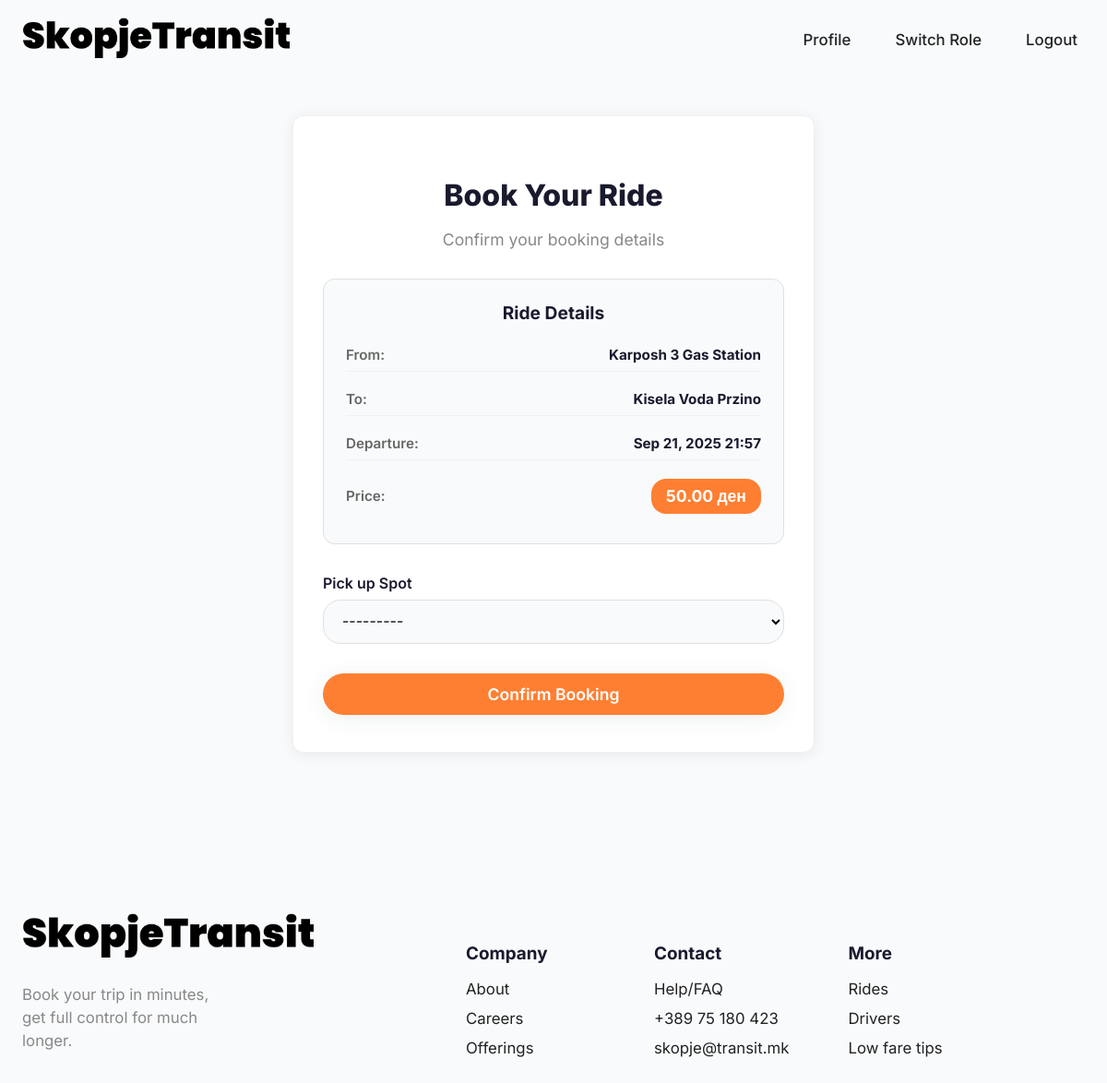
Screenshot of /rides/12/book/ (signed in) with the database file from the repository.
### rides/models.py (models this page shows, shortened)
class Ride(models.Model):
    STATUS_CHOICES = [
        ('pending', 'Pending'),
        ('confirmed', 'Confirmed'),
        ('ongoing', 'Ongoing'),
        ('completed', 'Completed'),
        ('cancelled', 'Cancelled'),
    ]
    driver = models.ForeignKey(settings.AUTH_USER_MODEL, on_delete=models.CASCADE, related_name='driven_rides')
    start_location = models.CharField(max_length=100)
    end_location = models.CharField(max_length=100)
    stops = models.ManyToManyField('Stop')
    seat_price = models.DecimalField(max_digits=6, decimal_places=2)
    available_seats = models.PositiveIntegerField()
    departure_time = models.DateTimeField()
    created_at = models.DateTimeField(auto_now_add=True)
    status = models.CharField(max_length=20, choices=STATUS_CHOICES, default='confirmed')
    start_time = models.DateTimeField(null=True, blank=True)  # When ride actually started
    end_time = models.DateTimeField(null=True, blank=True)    # When ride actually ended

### rides/views.py (the view)
# urls.py: path('<int:ride_id>/book/', views.book_ride, name='book'),
@login_required
def book_ride(request, ride_id):
    profile = request.user.profile
    if profile.role != 'passenger':
        return redirect('core:home_view')
    ride = get_object_or_404(Ride, id=ride_id)
    if request.method == 'POST':
        form = BookingForm(request.POST, ride=ride)
        if form.is_valid():
            booking = form.save(commit=False)
            booking.ride = ride
            booking.passenger = request.user
            booking.save()
            ride.available_seats -= 1
            ride.save()
            return redirect('accounts:profile')
    else:
        form = BookingForm(ride=ride)
    return render(request, 'book_ride.html', {'form': form, 'ride': ride})

### rides/forms.py
class BookingForm(forms.ModelForm):
    class Meta:
        model = Booking
        fields = ['stop']
        labels = {
            'stop': 'Pick up Spot'
        }
        widgets = {
            'stop': forms.Select(attrs={'class': 'form-control'}),
        }
    def __init__(self, *args, **kwargs):
        ride = kwargs.pop('ride', None)
        super().__init__(*args, **kwargs)
        if ride:
            self.fields['stop'].queryset = ride.stops.all()

### rides/models.py (called while the page is built)
    def __str__(self):
        return self.name

### rides/templates/book_ride.html (shortened to what this page needs)
{% extends 'base.html' %}
{% block content %}
<div class="booking-container">
    <div class="booking-card">
        <h2 class="booking-title">Book Your Ride</h2>
        <p class="booking-subtitle">Confirm your booking details</p>
        <div class="ride-summary">
            <div class="ride-summary-title">Ride Details</div>
            <div class="ride-detail">
                <span class="ride-label">From:</span>
                <span class="ride-value">{{ ride.start_location }}</span>
            </div>
            <div class="ride-detail">
                <span class="ride-label">To:</span>
                <span class="ride-value">{{ ride.end_location }}</span>
            </div>
            <div class="ride-detail">
                <span class="ride-label">Departure:</span>
                <span class="ride-value">{{ ride.departure_time|date:"M d, Y H:i" }}</span>
            </div>
            <div class="ride-detail">
                <span class="ride-label">Price:</span>
                <span class="ride-price">{{ ride.seat_price }} ден</span>
            </div>
        </div>
        <form method="POST">
            {% for field in form %}
                <div class="form-group">
                    <label for="{{ field.id_for_label }}" class="form-label">
                        {{ field.label }}
                    </label>
                    <div class="field-wrapper">
                        {{ field }}
                    </div>
                </div>
            {% endfor %}
            <button type="submit" class="booking-btn">Confirm Booking</button>
        </form>
    </div>
</div>
{% endblock %}

### core/templates/base.html (style rules this page uses)
body { font-family: 'Inter', sans-serif; margin: 0; background: #F8FAFC; color: #222; }

### rides/templates/book_ride.html (style rules this page uses)
.booking-container { min-height: calc(100vh - 80px); display: flex; flex-direction: column; justify-content: center; align-items: center; padding: 24px 12px; }
.booking-card { width: 100%; max-width: 500px; background: #fff; border-radius: 12px; box-shadow: 0 2px 16px rgba(0, 0, 0, 0.07); padding: 2.5rem 2rem; border: 1px solid #f0f0f0; }
.booking-title { font-size: 2rem; font-weight: 800; color: #1a1a2e; margin-bottom: 0.5rem; text-align: center; font-family: 'Inter', sans-serif; }
.booking-subtitle { color: #888; margin-bottom: 2rem; text-align: center; font-size: 1.1rem; font-family: 'Inter', sans-serif; }
.ride-summary { background: #f8fafc; border: 1px solid #e0e0e0; border-radius: 0.8rem; padding: 1.5rem; margin-bottom: 2rem; font-family: 'Inter', sans-serif; }
.ride-summary-title { font-size: 1.2rem; font-weight: 700; color: #1a1a2e; margin-bottom: 1rem; text-align: center; }
.ride-detail { display: flex; justify-content: space-between; align-items: center; margin-bottom: 0.75rem; padding: 0.5rem 0; border-bottom: 1px solid #f0f0f0; }
.ride-detail:last-child { border-bottom: none; margin-bottom: 0; }
.ride-label { font-weight: 600; color: #666; font-size: 0.95rem; }
.ride-value { font-weight: 700; color: #1a1a2e; font-size: 0.95rem; }
.ride-price { background: #ff7f32; color: #fff; padding: 0.5rem 1rem; border-radius: 1rem; font-weight: 700; font-size: 1.1rem; }
.form-group { margin-bottom: 1.5rem; }
.form-label { font-weight: 600; margin-bottom: 0.5rem; display: block; font-family: 'Inter', sans-serif; color: #1a1a2e; font-size: 1rem; }
.form-group input, .form-group textarea, .form-group select { width: 100%; padding: 0.75rem 1rem; border-radius: 1.2rem; border: 1px solid #e0e0e0; font-family: 'Inter', sans-serif; font-size: 1rem; background: #f8fafc; box-sizing: border-box; transition: border-color 0.2s, box-shadow 0.2s; }
.booking-btn { width: 100%; background: #ff7f32; color: #fff; border: none; border-radius: 2rem; padding: 0.75rem 2.5rem; font-size: 1.1rem; font-family: 'Inter', sans-serif; font-weight: 600; transition: background 0.2s; box-shadow: 0 4px 24px 0 rgba(44, 62, 80, 0.08); cursor: pointer; margin-top: 0.5rem; }

### rows the page displays
Ride: start_location "Karposh 3 Gas Station", end_location "Kisela Voda Przino", departure_time "Sep 21, 2025 21:57", seat_price "50.00"

### other values shown
{{ field.label }} "Pick up Spot"
